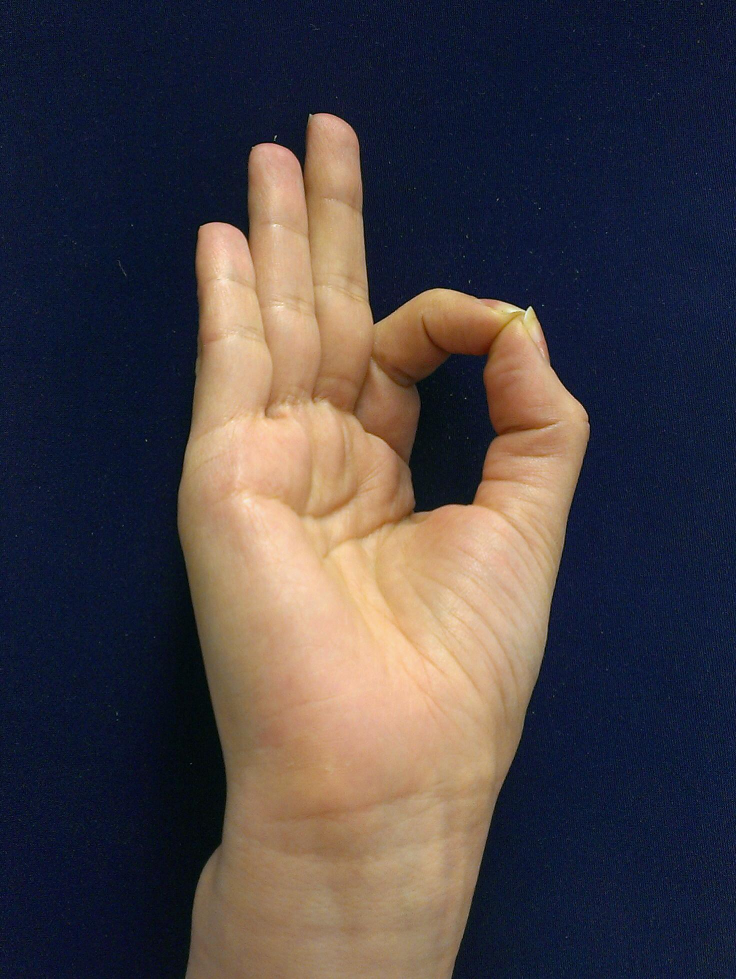
%> input picture sign_language_detector/Data/F.jpg, 1472 x 1958 px, given in place of A1.jpg, which was not available (shown at 1/2 size)
$ octave GestureImageProcessing.m   (GNU Octave 9; MATLAB toolbox functions it lacks are replaced by stand-ins)
%> lines starting %> are read from the running program, lines starting %| are printed output that depends on the picture; pictures that were not available may be replaced by others from this repository, and a replacement may not be noted
%% Preface
% Name: Mahdieh Nejati Javaremi     ID:              Email:m.nejati@u.northwestern.edu
% Name: Yue Sun                     ID: 2880445      Email:sunyue@u.northwestern.edu
% Final Project: Sign Language Recognition with Machine Learning Algorithm
% Description: Thie .m file is used for image processing test demonstrating processing details
close all


%% Setting the path and Reading the Images
% Dear Professor and TA, please change this path corresponding to your computer! Thank you!
addpath('C:\Users\Mahdieh\OneDrive\Documents\MSR Spring Quarter 2015\machine learning\Project\sign_language_detector\library')  % path of library
addpath('C:\Users\Mahdieh\OneDrive\Documents\MSR Spring Quarter 2015\machine learning\Project\sign_language_detector\Data') % path of image

% Reading the test images
A1img = imread('A1.jpg'); A1img = imresize(A1img, 0.25);
%> further down, A1img is the input picture: size 1958x1472x3 uint8; mean R, G, B 70.7, 64.2, 68.4
%> after `A1img = imresize(A1img, 0.25)`:
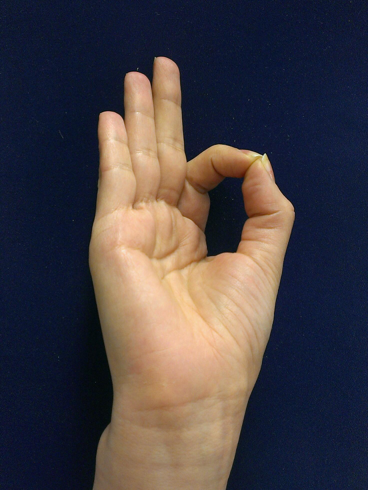
%> A1img: size 490x368x3 uint8; mean R, G, B 70.7, 64.2, 68.4
A2img = imread('A2.jpg'); A2img = imresize(A2img, 0.25);
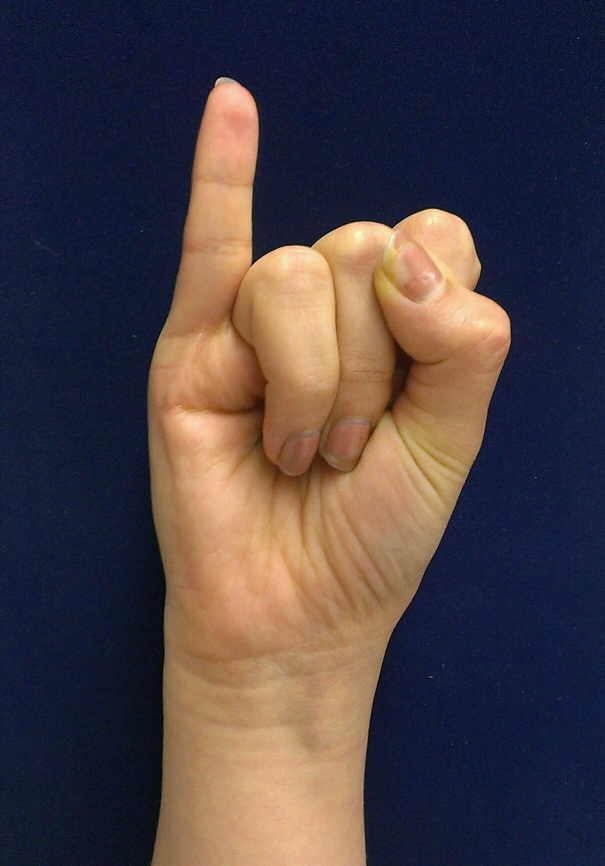
%> input picture sign_language_detector/Data/I.jpg, 1210 x 1732 px, given in place of A2.jpg, which was not available (shown at 1/2 size)
%> further down, A2img is the input picture: size 1732x1210x3 uint8; mean R, G, B 75.5, 64.2, 67.5
%> after `A2img = imresize(A2img, 0.25)`:
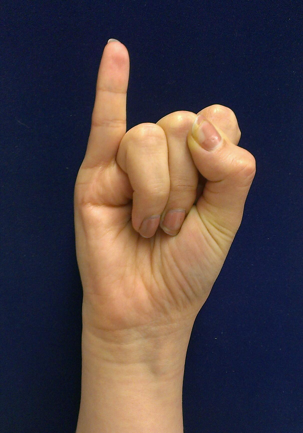
%> A2img: size 433x303x3 uint8; mean R, G, B 75.5, 64.2, 67.5
%> (the run ends here)
